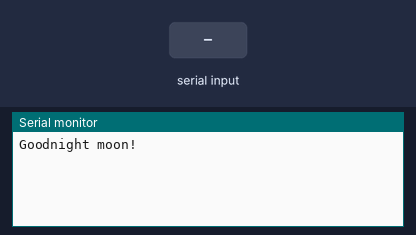
Recording of a sketch running on a simulated Arduino Uno, built with avr-gcc and run on an emulated ATmega328P. Parts: the last lines printed to the serial monitor. The test bench sets the inputs (shaded band).

Above: at 1.2 s.
1.3 s: "1" received over the second serial link
At 1.8 s:
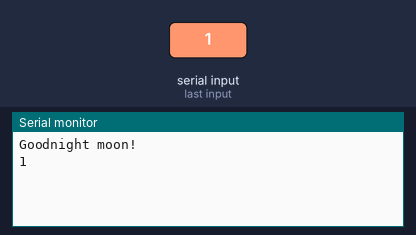
2.8 s: "0" received over the second serial link
At 4.2 s:
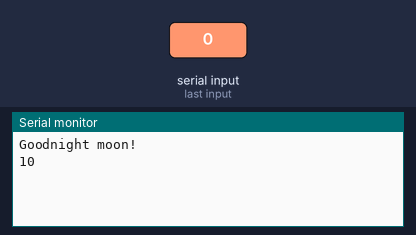

Measured:
- after the input at 1.3 s, the serial monitor: prints a new line at once (image 1)
- after the input at 2.8 s, the serial monitor: prints a new line at once (image 2)

The sketch:

serial_115200.ino
```cpp
/*
 * ESP8266のベースのシリアル通信上書き用
 */

#include <SoftwareSerial.h>

#define RX_PIN 2
#define TX_PIN 3

SoftwareSerial mySerial(RX_PIN, TX_PIN);

void setup() {
  // Open serial communications and wait for port to open:
  Serial.begin(115200);
  while (!Serial) {
    ; // wait for serial port to connect. Needed for native USB port only
  }

  Serial.println("Goodnight moon!");

  // set the data rate for the SoftwareSerial port
  mySerial.begin(115200);
  mySerial.println("Hello, world?");
}

void loop() { // run over and over
  if (mySerial.available()) {
    Serial.write(mySerial.read());
  }
  if (Serial.available()) {
    mySerial.write(Serial.read());
  }
}
```
